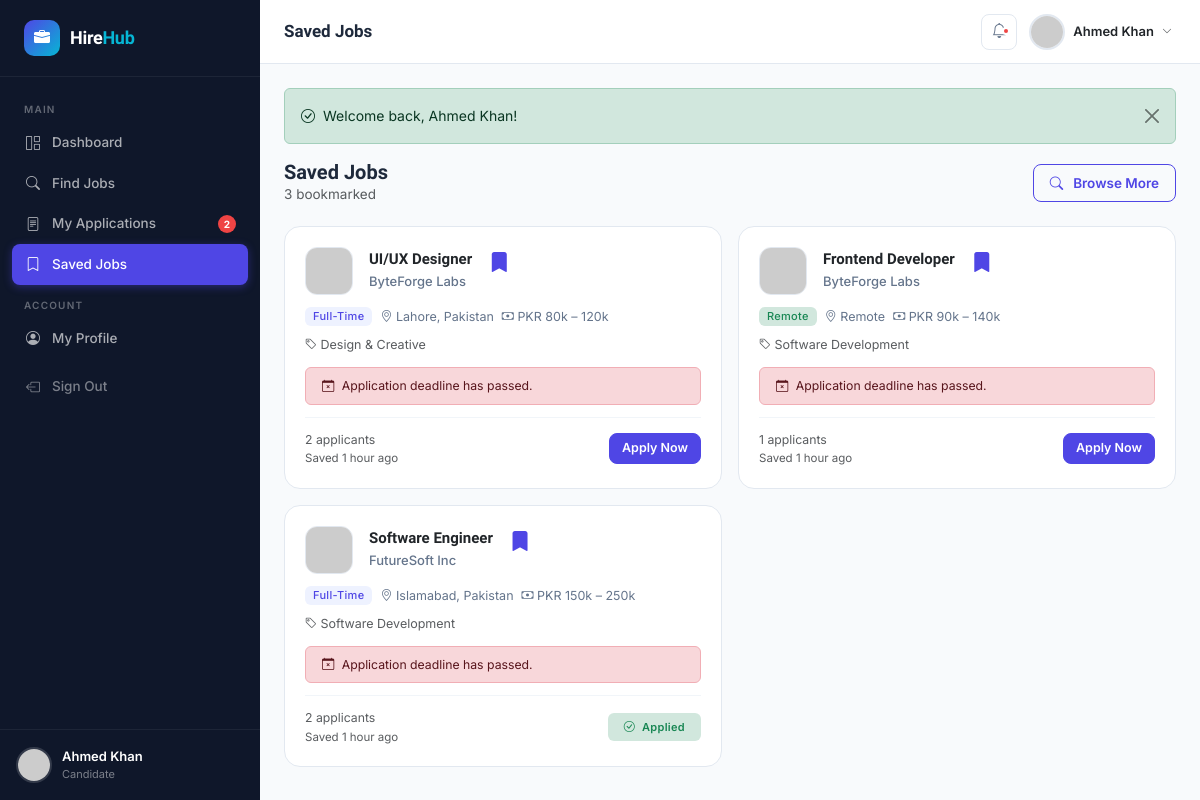
/candidate/saved.php (signed in), run on the app's committed database.
### tables this page shows
CREATE TABLE `notifications` (
  `id` int(11) NOT NULL AUTO_INCREMENT,
  `user_id` int(11) NOT NULL,
  `type` varchar(50) NOT NULL,
  `title` varchar(200) NOT NULL,
  `message` text NOT NULL,
  `link` varchar(255) DEFAULT NULL,
  `is_read` tinyint(1) NOT NULL DEFAULT 0,
  `created_at` timestamp NOT NULL DEFAULT CURRENT_TIMESTAMP,
  PRIMARY KEY (`id`),
  KEY `user_id` (`user_id`),
  CONSTRAINT `notif_user_fk` FOREIGN KEY (`user_id`) REFERENCES `users` (`id`) ON DELETE CASCADE
);

CREATE TABLE `users` (
  `id` int(11) NOT NULL AUTO_INCREMENT,
  `name` varchar(100) NOT NULL,
  `email` varchar(150) NOT NULL,
  `password` varchar(255) NOT NULL,
  `role` enum('admin','company','candidate') NOT NULL DEFAULT 'candidate',
  `is_active` tinyint(1) NOT NULL DEFAULT 1,
  `avatar` varchar(255) DEFAULT NULL,
  `created_at` timestamp NOT NULL DEFAULT CURRENT_TIMESTAMP,
  `updated_at` timestamp NOT NULL DEFAULT CURRENT_TIMESTAMP ON UPDATE CURRENT_TIMESTAMP,
  PRIMARY KEY (`id`),
  UNIQUE KEY `email` (`email`)
);

CREATE TABLE `jobs` (
  `id` int(11) NOT NULL AUTO_INCREMENT,
  `company_id` int(11) NOT NULL,
  `category_id` int(11) NOT NULL,
  `title` varchar(200) NOT NULL,
  `type` enum('full-time','part-time','remote','internship','contract') NOT NULL DEFAULT 'full-time',
  `salary_min` decimal(10,2) DEFAULT NULL,
  `salary_max` decimal(10,2) DEFAULT NULL,
  `salary_currency` varchar(10) DEFAULT 'USD',
  `location` varchar(150) DEFAULT NULL,
  `description` longtext NOT NULL,
  `requirements` text DEFAULT NULL,
  `benefits` text DEFAULT NULL,
  `deadline` date DEFAULT NULL,
  `is_active` tinyint(1) NOT NULL DEFAULT 1,
  `views` int(11) NOT NULL DEFAULT 0,
  `created_at` timestamp NOT NULL DEFAULT CURRENT_TIMESTAMP,
  `updated_at` timestamp NOT NULL DEFAULT CURRENT_TIMESTAMP ON UPDATE CURRENT_TIMESTAMP,
  PRIMARY KEY (`id`),
  KEY `company_id` (`company_id`),
  KEY `category_id` (`category_id`),
  CONSTRAINT `jobs_company_fk` FOREIGN KEY (`company_id`) REFERENCES `companies` (`id`) ON DELETE CASCADE,
  CONSTRAINT `jobs_category_fk` FOREIGN KEY (`category_id`) REFERENCES `job_categories` (`id`)
);

CREATE TABLE `companies` (
  `id` int(11) NOT NULL AUTO_INCREMENT,
  `user_id` int(11) NOT NULL,
  `company_name` varchar(150) NOT NULL,
  `logo` varchar(255) DEFAULT NULL,
  `industry` varchar(100) DEFAULT NULL,
  `website` varchar(255) DEFAULT NULL,
  `description` text DEFAULT NULL,
  `location` varchar(150) DEFAULT NULL,
  `phone` varchar(30) DEFAULT NULL,
  `founded_year` year DEFAULT NULL,
  `company_size` enum('1-10','11-50','51-200','201-500','501-1000','1000+') DEFAULT '1-10',
  `is_verified` tinyint(1) NOT NULL DEFAULT 0,
  `created_at` timestamp NOT NULL DEFAULT CURRENT_TIMESTAMP,
  `updated_at` timestamp NOT NULL DEFAULT CURRENT_TIMESTAMP ON UPDATE CURRENT_TIMESTAMP,
  PRIMARY KEY (`id`),
  KEY `user_id` (`user_id`),
  CONSTRAINT `companies_user_fk` FOREIGN KEY (`user_id`) REFERENCES `users` (`id`) ON DELETE CASCADE
);

CREATE TABLE `job_categories` (
  `id` int(11) NOT NULL AUTO_INCREMENT,
  `name` varchar(100) NOT NULL,
  `icon` varchar(50) DEFAULT 'briefcase',
  `created_at` timestamp NOT NULL DEFAULT CURRENT_TIMESTAMP,
  PRIMARY KEY (`id`)
);

### config/database.php (called while the page is built, shortened)
<?php
class Database {
    private static ?PDO $instance = null;
    public static function getInstance(): PDO {
        if (self::$instance === null) {
            try {
                $dsn = "mysql:host=" . DB_HOST . ";dbname=" . DB_NAME . ";charset=" . DB_CHARSET;
                $options = [
                    PDO::ATTR_ERRMODE            => PDO::ERRMODE_EXCEPTION,
                    PDO::ATTR_DEFAULT_FETCH_MODE => PDO::FETCH_ASSOC,
                    PDO::ATTR_EMULATE_PREPARES   => false,
                ];
                self::$instance = new PDO($dsn, DB_USER, DB_PASS, $options);
            } catch (PDOException $e) {
                die(json_encode(['error' => 'Database connection failed: ' . $e->getMessage()]));
            }
        }
        return self::$instance;
    }
    public static function query(string $sql, array $params = []): PDOStatement {
        $stmt = self::getInstance()->prepare($sql);
        $stmt->execute($params);
        return $stmt;
    }
    public static function fetch(string $sql, array $params = []): ?array {
        return self::query($sql, $params)->fetch() ?: null;
    }
    public static function fetchAll(string $sql, array $params = []): array {
        return self::query($sql, $params)->fetchAll();
    }
}

### candidate/saved.php (the view, shortened to what this page needs)
<?php
require_once __DIR__ . '/../core/functions.php';
$user      = currentUser();
$candidate = Database::fetch("SELECT * FROM candidates WHERE user_id = ?", [$user['id']]);
$pageTitle  = 'Saved Jobs';
$activePage = 'saved';
$savedJobs = Database::fetchAll(
    "SELECT j.*, c.company_name, c.logo, cat.name AS cat_name, sj.saved_at,
            (SELECT COUNT(*) FROM applications WHERE job_id = j.id) AS app_count,
            (SELECT COUNT(*) FROM applications WHERE job_id = j.id AND candidate_id = ?) AS already_applied
     FROM saved_jobs sj
     JOIN jobs j ON sj.job_id = j.id
     JOIN companies c ON j.company_id = c.id
     JOIN job_categories cat ON j.category_id = cat.id
     WHERE sj.candidate_id = ?
     ORDER BY sj.saved_at DESC",
    [$candidate['id'], $candidate['id']]
);
include __DIR__ . '/../views/partials/head.php';
?>
<div class="app-shell">
<?php include __DIR__ . '/../views/partials/sidebar.php'; ?>
<div class="main-content">
<?php include __DIR__ . '/../views/partials/navbar.php'; ?>
<div class="page-content">
<?= renderFlash() ?>
<div class="page-header">
  <div>
    <h2>Saved Jobs</h2>
    <p class="text-muted mb-0" style="font-size:13.5px"><?= count($savedJobs) ?> bookmarked</p>
  </div>
  <a href="<?= BASE_URL ?>/candidate/jobs.php" class="btn btn-outline-primary">
    <i class="bi bi-search me-1"></i> Browse More
  </a>
</div>
<?php if (empty($savedJobs)): ?>
<div class="card">
  <div class="card-body">
    <div class="empty-state py-5">
      <div class="empty-state-icon"><i class="bi bi-bookmark"></i></div>
      <h5>No saved jobs</h5>
      <p>Bookmark jobs while browsing to easily find them later.</p>
      <a href="<?= BASE_URL ?>/candidate/jobs.php" class="btn btn-primary">Find Jobs</a>
    </div>
  </div>
</div>
<?php else: ?>
<div class="row g-3">
  <?php foreach ($savedJobs as $job): ?>
  <div class="col-md-6">
    <div class="job-card">
      <div class="d-flex align-items-start gap-3">
        <img src="<?= logoUrl($job['logo'], $job['company_name']) ?>" alt="" class="job-card-logo">
        <div class="flex-1 min-w-0">
          <a href="<?= BASE_URL ?>/candidate/job_detail.php?id=<?= $job['id'] ?>"
             class="job-card-title text-decoration-none text-dark d-block"><?= e($job['title']) ?></a>
          <div class="job-card-company"><?= e($job['company_name']) ?></div>
        </div>
        <form method="POST" class="d-inline flex-shrink-0">
          <button class="btn btn-link p-0 text-primary" title="Remove from saved" data-bs-toggle="tooltip">
            <i class="bi bi-bookmark-fill fs-5"></i>
          </button>
        </form>
      </div>
      <div class="job-card-meta">
        <?= jobTypeBadge($job['type']) ?>
        <?php if ($job['location']): ?>
          <span><i class="bi bi-geo-alt"></i> <?= e($job['location']) ?></span>
        <?php endif; ?>
        <span><i class="bi bi-cash"></i> <?= formatSalary($job['salary_min'], $job['salary_max']) ?></span>
        <span class="text-muted"><i class="bi bi-tag"></i> <?= e($job['cat_name']) ?></span>
      </div>
      <?php if (!$job['is_active']): ?>
        <div class="alert alert-warning py-2 px-3 mb-0 small">
          <i class="bi bi-exclamation-triangle me-1"></i> This job is no longer accepting applications.
        </div>
      <?php elseif ($job['deadline'] && strtotime($job['deadline']) < time()): ?>
        <div class="alert alert-danger py-2 px-3 mb-0 small">
          <i class="bi bi-calendar-x me-1"></i> Application deadline has passed.
        </div>
      <?php endif; ?>
      <div class="job-card-footer">
        <div>
          <div class="text-muted small"><?= $job['app_count'] ?> applicants</div>
          <div class="text-muted" style="font-size:11.5px">Saved <?= timeAgo($job['saved_at']) ?></div>
        </div>
        <?php if ($job['already_applied']): ?>
          <span class="badge bg-success-subtle text-success py-2 px-3">
            <i class="bi bi-check-circle me-1"></i> Applied
          </span>
        <?php elseif ($job['is_active']): ?>
          <a href="<?= BASE_URL ?>/candidate/job_detail.php?id=<?= $job['id'] ?>"
             class="btn btn-sm btn-primary">Apply Now</a>
        <?php else: ?>
          <span class="badge bg-secondary">Closed</span>
        <?php endif; ?>
      </div>
    </div>
  </div>
  <?php endforeach; ?>
</div>
<?php endif; ?>
</div></div></div>
<?php include __DIR__ . '/../views/partials/footer.php'; ?>

### views/partials/sidebar.php (shortened to what this page needs)
<?php
$role = $user['role'] ?? 'candidate';
$notifications = isLoggedIn() ? getUnreadNotifications((int)$_SESSION['user_id']) : [];
$notifCount = count($notifications);
$navItems = [];
if ($role === 'admin') {
    $navItems = [
        ['label' => 'Main', 'section' => true],
        ['href' => '/admin/dashboard.php',    'icon' => 'grid-1x2',      'label' => 'Dashboard',     'key' => 'dashboard'],
        ['href' => '/admin/users.php',        'icon' => 'people',        'label' => 'Users',         'key' => 'users'],
        ['href' => '/admin/companies.php',    'icon' => 'building',      'label' => 'Companies',     'key' => 'companies'],
        ['href' => '/admin/jobs.php',         'icon' => 'briefcase',     'label' => 'Jobs',          'key' => 'jobs'],
        ['href' => '/admin/applications.php', 'icon' => 'file-text',     'label' => 'Applications',  'key' => 'applications'],
        ['href' => '/admin/categories.php',   'icon' => 'tag',           'label' => 'Categories',    'key' => 'categories'],
        ['label' => 'Settings', 'section' => true],
        ['href' => '/admin/profile.php',      'icon' => 'person-circle', 'label' => 'Profile',       'key' => 'profile'],
    ];
} else {
    $navItems = [
        ['label' => 'Main', 'section' => true],
        ['href' => '/candidate/dashboard.php',  'icon' => 'grid-1x2',    'label' => 'Dashboard',       'key' => 'dashboard'],
        ['href' => '/candidate/jobs.php',        'icon' => 'search',      'label' => 'Find Jobs',       'key' => 'jobs'],
        ['href' => '/candidate/applications.php','icon' => 'file-text',   'label' => 'My Applications', 'key' => 'applications', 'badge' => $notifCount > 0 ? $notifCount : null],
        ['href' => '/candidate/saved.php',       'icon' => 'bookmark',    'label' => 'Saved Jobs',      'key' => 'saved'],
        ['label' => 'Account', 'section' => true],
        ['href' => '/candidate/profile.php',     'icon' => 'person-circle','label' => 'My Profile',     'key' => 'profile'],
    ];
}
?>
<aside class="sidebar" id="sidebar">
  <a href="<?= BASE_URL ?>/<?= $role ?>/dashboard.php" class="sidebar-logo">
    <div class="sidebar-logo-icon">
      <i class="bi bi-briefcase-fill"></i>
    </div>
    <span class="sidebar-logo-text">Hire<span>Hub</span></span>
  </a>
  <ul class="sidebar-nav">
    <?php foreach ($navItems as $item): ?>
      <?php if (!empty($item['section'])): ?>
        <li class="nav-section-title"><?= e($item['label']) ?></li>
      <?php else: ?>
        <li>
          <a href="<?= BASE_URL . $item['href'] ?>"
             class="<?= ($activePage ?? '') === $item['key'] ? 'active' : '' ?>">
            <span class="nav-icon"><i class="bi bi-<?= e($item['icon']) ?>"></i></span>
            <?= e($item['label']) ?>
            <?php if (!empty($item['badge'])): ?>
              <span class="nav-badge"><?= (int)$item['badge'] ?></span>
            <?php endif; ?>
          </a>
        </li>
      <?php endif; ?>
    <?php endforeach; ?>
    <li>
      <a href="<?= BASE_URL ?>/auth/logout.php" style="color:rgba(255,255,255,.45)" class="mt-2">
        <span class="nav-icon"><i class="bi bi-box-arrow-left"></i></span>
        Sign Out
      </a>
    </li>
  </ul>
  <div class="sidebar-user">
    <img src="<?= avatarUrl($user['avatar'] ?? null, $user['name']) ?>" alt="<?= e($user['name']) ?>">
    <div class="sidebar-user-info">
      <div class="sidebar-user-name"><?= e($user['name']) ?></div>
      <div class="sidebar-user-role"><?= e($user['role']) ?></div>
    </div>
  </div>
</aside>

### views/partials/navbar.php (shortened to what this page needs)
<?php
$notifications = isLoggedIn() ? getUnreadNotifications((int)$_SESSION['user_id']) : [];
$notifCount = count($notifications);
?>
<nav class="top-navbar">
  <h1 class="page-title"><?= e($pageTitle ?? 'Dashboard') ?></h1>
  <div class="navbar-actions">
    <div class="dropdown">
      <button class="navbar-btn" data-bs-toggle="dropdown" aria-expanded="false">
        <i class="bi bi-bell"></i>
        <?php if ($notifCount > 0): ?>
          <span class="notif-dot"></span>
        <?php endif; ?>
      </button>
    </div>
    <div class="dropdown">
      <button class="d-flex align-items-center gap-2 btn btn-sm border-0 bg-transparent p-1"
              data-bs-toggle="dropdown">
        <img src="<?= avatarUrl($user['avatar'] ?? null, $user['name']) ?>"
             alt="" class="avatar-sm" style="border:2px solid var(--gray-200);">
        <span class="fw-600 text-dark d-none d-md-inline" style="font-size:13px"><?= e($user['name']) ?></span>
        <i class="bi bi-chevron-down text-muted" style="font-size:10px"></i>
      </button>
    </div>
  </div>
</nav>

### core/functions.php (shortened to what this page needs)
<?php
require_once __DIR__ . '/../config/database.php';
function isLoggedIn(): bool {
    return !empty($_SESSION['user_id']);
}
function currentUser(): ?array {
    return Database::fetch("SELECT * FROM users WHERE id = ?", [$_SESSION['user_id']]);
}
function getFlash(): ?array {
    if (!empty($_SESSION['flash'])) {
        $flash = $_SESSION['flash'];
        return $flash;
    }
    return null;
}
function renderFlash(): string {
    $flash = getFlash();
    $icons = ['success' => 'check-circle', 'danger' => 'x-circle', 'warning' => 'exclamation-triangle', 'info' => 'info-circle'];
    $icon = $icons[$flash['type']] ?? 'info-circle';
    return '<div class="alert alert-' . $flash['type'] . ' alert-dismissible fade show d-flex align-items-center gap-2" role="alert">
        <i class="bi bi-' . $icon . '"></i>
        <span>' . e($flash['message']) . '</span>
        <button type="button" class="btn-close" data-bs-dismiss="alert"></button>
    </div>';
}
function e(?string $str): string {
    return htmlspecialchars((string)$str, ENT_QUOTES, 'UTF-8');
}
function getUnreadNotifications(int $userId): array {
    return Database::fetchAll(
        "SELECT * FROM notifications WHERE user_id = ? AND is_read = 0 ORDER BY created_at DESC LIMIT 10",
        [$userId]
    );
}
function formatSalary(?float $min, ?float $max, string $currency = 'PKR'): string {
    if ($min && $max) return $currency . ' ' . number_format($min/1000) . 'k – ' . number_format($max/1000) . 'k';
    return $currency . ' Up to ' . number_format($max/1000) . 'k';
}
function timeAgo(string $datetime): string {
    $time = time() - strtotime($datetime);
    $units = [
        31536000 => 'year', 2592000 => 'month', 604800 => 'week',
        86400 => 'day', 3600 => 'hour', 60 => 'minute', 1 => 'second'
    ];
    foreach ($units as $secs => $label) {
        if ($time >= $secs) {
            $val = floor($time / $secs);
            return $val . ' ' . $label . ($val > 1 ? 's' : '') . ' ago';
        }
    }
    return 'just now';
}
function jobTypeBadge(string $type): string {
    $map = [
        'full-time'  => 'primary',
        'part-time'  => 'info',
        'remote'     => 'success',
        'internship' => 'warning',
        'contract'   => 'secondary',
    ];
    $color = $map[$type] ?? 'secondary';
    return '<span class="badge bg-' . $color . '-subtle text-' . $color . ' text-capitalize fw-medium">' . e($type) . '</span>';
}
function avatarUrl(?string $avatar, string $name = 'User'): string {
    return 'https://ui-avatars.com/api/?name=' . urlencode($name) . '&background=4f46e5&color=fff&size=100';
}
function logoUrl(?string $logo, string $name = 'C'): string {
    return 'https://ui-avatars.com/api/?name=' . urlencode($name) . '&background=0f172a&color=fff&size=80&font-size=0.4&rounded=true';
}

### data on the page
notifications: label "My Applications", id "2"
users: name "Ahmed Khan", role "Candidate"
jobs: title "UI/UX Designer", company.company_name "ByteForge Labs", type "Full-Time", location "Lahore, Pakistan", formatSalary($job['salary_min'], $job['salary_max']) "PKR 80k – 120k", category.name "Design & Creative", is_active 1 (drawn), app_count "2", saved_at "1 hour ago"
jobs: title "Frontend Developer", company.company_name "ByteForge Labs", type "Remote", location "Remote", formatSalary($job['salary_min'], $job['salary_max']) "PKR 90k – 140k", category.name "Software Development", is_active 1 (drawn), app_count "1", saved_at "1 hour ago"
jobs: title "Software Engineer", company.company_name "FutureSoft Inc", type "Full-Time", location "Islamabad, Pakistan", formatSalary($job['salary_min'], $job['salary_max']) "PKR 150k – 250k", category.name "Software Development", is_active 1 (drawn), app_count "2", saved_at "1 hour ago", shows "Applied"

### other printed values
$item['label'] "MAIN"
$item['label'] "Dashboard"
$item['label'] "Find Jobs"
$item['label'] "Saved Jobs"
$item['label'] "ACCOUNT"
$item['label'] "My Profile"
$pageTitle "Saved Jobs"
$flash['message'] "Welcome back, Ahmed Khan!"
count($savedJobs) "3"
